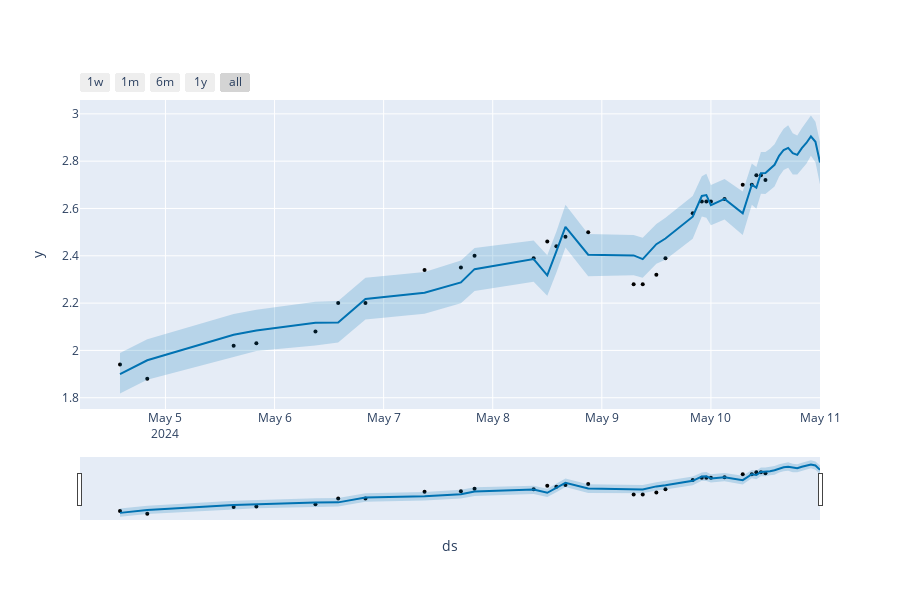

The cell this chart's notebook holds for it:
### Code cell
m = Prophet(
    yearly_seasonality=False,  
    weekly_seasonality=False,  
    daily_seasonality=True,    
    changepoint_range=0.8,     
    changepoint_prior_scale=0.7,
    changepoints=['2024-05-09 04:00:00'],
    growth="linear"         
)

# Defina os pontos de mudança
m.add_seasonality(name='daily', period=1, fourier_order=1, prior_scale = 0.01)
m.add_regressor("pos_vento", mode = "multiplicative", prior_scale = 0.8)

# Ajuste o modelo
m.fit(sao_goncalo_data)

# Realize previsões
future = m.make_future_dataframe(periods=12, freq='h')  

future['pos_vento'] = pos_vento['pos_vento']

forecast = m.predict(future)

# Visualize o resultado do modelo
plot_plotly(m, forecast)
